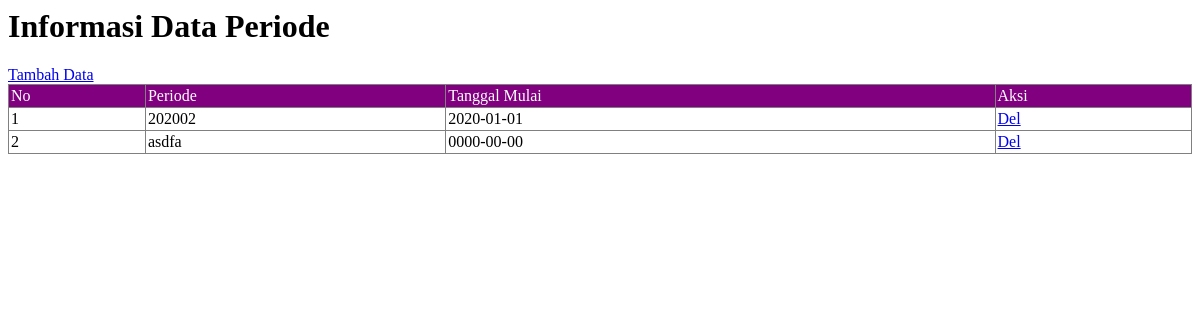
/admin/modul/mod_periode/periode.php, run on the app's committed database.
### tables this page shows
CREATE TABLE `t_periode` (
  `Periode` varchar(6) NOT NULL,
  `TanggalMulai` date NOT NULL,
  `TanggalSelesai` date NOT NULL,
  `Keterangan` varchar(50) NOT NULL
);

### admin/modul/mod_periode/periode.php (the view, shortened to what this page needs)
<head><meta http-equiv="Content-Type" content="text/html; charset=utf-8">
  </head>
<?php
include"config/koneksi.php";
echo"<h1>Informasi Data Periode</h1>";
echo"<a href='?module=AddPeriode'>Tambah Data</a>";
echo"<table border='1' width='100%'>
<tr style=background:purple;color:white>
<td>No</td>
<td>Periode</td>
<td>Tanggal Mulai</td>
<td>Aksi</td>
</tr>";
$sql=mysqli_query($koneksi, "select * from t_periode");
while($data=mysqli_fetch_array($sql)){
$no++;
	echo"<tr>
	<td>$no</td>
	<td>$data[Periode]</td>
	<td>$data[TanggalMulai]</td>
	<td><a href='?module=DelPeriode&id=$data[Periode]'>Del</a></td>
	</tr>";
}
echo"</table>";
?>

### admin/modul/mod_periode/periode.php (style rules this page uses)
table { border-collapse: collapse; }
th, td { padding: 2px; }

### data on the page
t_periode: Periode "202002", TanggalMulai "2020-01-01"
t_periode: Periode "asdfa", TanggalMulai "0000-00-00"
